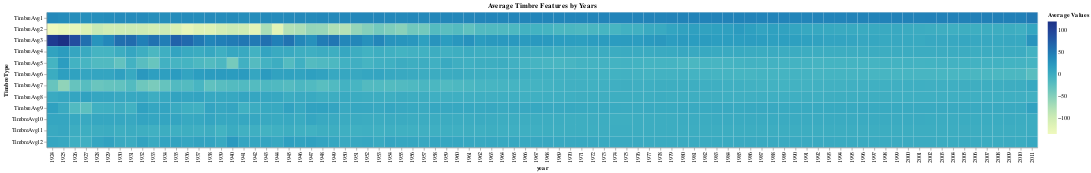

This figure's notebook cell:
### Code cell
# heatmap, plot average timbre features by year 
alt.Chart(timbre_avgs_long).mark_rect().encode(
    x='year:O',
    y=alt.Y('TimbreType:O', sort=timbre_cols), 
    color='Average Values:Q',
    tooltip=['year', 'TimbreType', 'Average Values']
).properties(
    title='Average Timbre Features by Years'
)

# TODO: explore what are Timbre2 and Timbre 3 in particular 
# TODO: list a couple more events to explore (like 9/11 yes! this would be great )

### Figure 1 — Vega-Lite specification as saved in the notebook (floating-point values rounded to 4 significant figures; data arrays with more than 128 entries replaced by an {"elided": "..."} marker saying what was removed)
{"config": {"view": {"continuousWidth": 400, "continuousHeight": 300}}, "data": {"name": "data-7a4d2115e21c15fd79b88ef476bdc63d"}, "mark": "rect", "encoding": {"color": {"type": "quantitative", "field": "Average Values"}, "tooltip": [{"type": "quantitative", "field": "year"}, {"type": "nominal", "field": "TimbreType"}, {"type": "quantitative", "field": "Average Values"}], "x": {"type": "ordinal", "field": "year"}, "y": {"type": "ordinal", "field": "TimbreType", "sort": ["TimbreAvg1", "TimbreAvg2", "TimbreAvg3", "TimbreAvg4", "TimbreAvg5", "TimbreAvg6", "TimbreAvg7", "TimbreAvg8", "TimbreAvg9", "TimbreAvg10", "TimbreAvg11", "TimbreAvg12"]}}, "title": "Average Timbre Features by Years", "$schema": "https://vega.github.io/schema/vega-lite/v4.8.1.json", "datasets": {"data-7a4d2115e21c15fd79b88ef476bdc63d": {"elided": "1056 records"}}}
